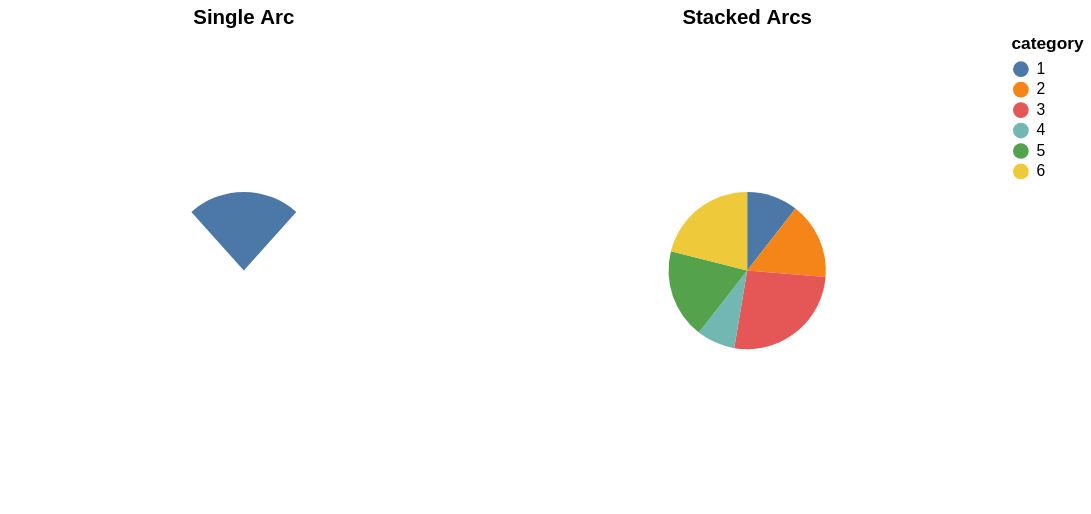

Express this chart as Vega-Lite.
### Vega specification from a JSON file in a GitHub repository (floating-point values rounded to 4 significant figures)
{"$schema": "https://vega.github.io/schema/vega/v5.json", "description": "A simple pie chart with embedded data.", "background": "white", "padding": 5, "height": 300, "data": [{"name": "source_0", "values": [{}]}, {"name": "source_1", "values": [{"category": 1, "value": 4}, {"category": 2, "value": 6}, {"category": 3, "value": 10}, {"category": 4, "value": 3}, {"category": 5, "value": 7}, {"category": 6, "value": 8}]}, {"name": "data_0", "source": "source_1", "transform": [{"type": "stack", "groupby": [], "field": "value", "sort": {"field": ["category"], "order": ["ascending"]}, "as": ["value_start", "value_end"], "offset": "zero"}, {"type": "filter", "expr": "isValid(datum[\"value\"]) && isFinite(+datum[\"value\"])"}]}], "signals": [{"name": "childWidth", "value": 300}, {"name": "radius", "value": 0, "bind": {"input": "range", "min": 0, "max": 100, "step": 1}}, {"name": "radius2", "value": 50, "bind": {"input": "range", "min": 0, "max": 100, "step": 1}}, {"name": "theta_single_arc", "value": -0.73, "bind": {"input": "range", "min": -6.28, "max": 6.28}}, {"name": "theta2_single_arc", "value": 0.73, "bind": {"input": "range", "min": -6.28, "max": 6.28}}, {"name": "cornerRadius", "value": 0, "bind": {"input": "range", "min": 0, "max": 50, "step": 1}}, {"name": "padAngle", "value": 0, "bind": {"input": "range", "min": 0, "max": 1.57}}, {"name": "strokeWidth", "value": 4, "bind": {"input": "range", "min": 0, "max": 10, "step": 0.5}}], "layout": {"padding": 20, "bounds": "full", "align": "each"}, "marks": [{"type": "group", "name": "concat_0_group", "title": {"text": "Single Arc", "frame": "group"}, "style": "view", "encode": {"update": {"width": {"signal": "childWidth"}, "height": {"signal": "height"}}}, "marks": [{"name": "concat_0_marks", "type": "arc", "style": ["arc"], "from": {"data": "source_0"}, "encode": {"update": {"strokeWidth": {"signal": "strokeWidth"}, "padAngle": {"signal": "padAngle"}, "radius": {"signal": "radius"}, "cornerRadius": {"signal": "cornerRadius"}, "fill": {"value": "#4c78a8"}, "x": {"signal": "childWidth", "mult": 0.5}, "y": {"signal": "height", "mult": 0.5}, "outerRadius": {"signal": "radius"}, "innerRadius": {"signal": "radius2"}, "startAngle": {"signal": "theta_single_arc"}, "endAngle": {"signal": "theta2_single_arc"}}}}]}, {"type": "group", "name": "concat_1_group", "title": {"text": "Stacked Arcs", "frame": "group"}, "style": "view", "encode": {"update": {"width": {"signal": "childWidth"}, "height": {"signal": "height"}}}, "marks": [{"name": "concat_1_marks", "type": "arc", "style": ["arc"], "from": {"data": "data_0"}, "encode": {"update": {"strokeWidth": {"signal": "strokeWidth"}, "padAngle": {"signal": "padAngle"}, "radius": {"signal": "radius"}, "cornerRadius": {"signal": "cornerRadius"}, "fill": {"scale": "color", "field": "category"}, "description": {"signal": "\"value: \" + (format(datum[\"value\"], \"\")) + \"; category: \" + (isValid(datum[\"category\"]) ? datum[\"category\"] : \"\"+datum[\"category\"])"}, "x": {"signal": "childWidth", "mult": 0.5}, "y": {"signal": "height", "mult": 0.5}, "outerRadius": {"signal": "radius"}, "innerRadius": {"signal": "radius2"}, "startAngle": {"scale": "concat_1_theta", "field": "value_end"}, "endAngle": {"scale": "concat_1_theta", "field": "value_start"}}}}]}], "scales": [{"name": "color", "type": "ordinal", "domain": {"data": "data_0", "field": "category", "sort": true}, "range": "category"}, {"name": "concat_1_theta", "type": "linear", "domain": {"data": "data_0", "fields": ["value_start", "value_end"]}, "range": [0, 6.283], "zero": true}], "legends": [{"fill": "color", "symbolType": "circle", "title": "category"}]}
